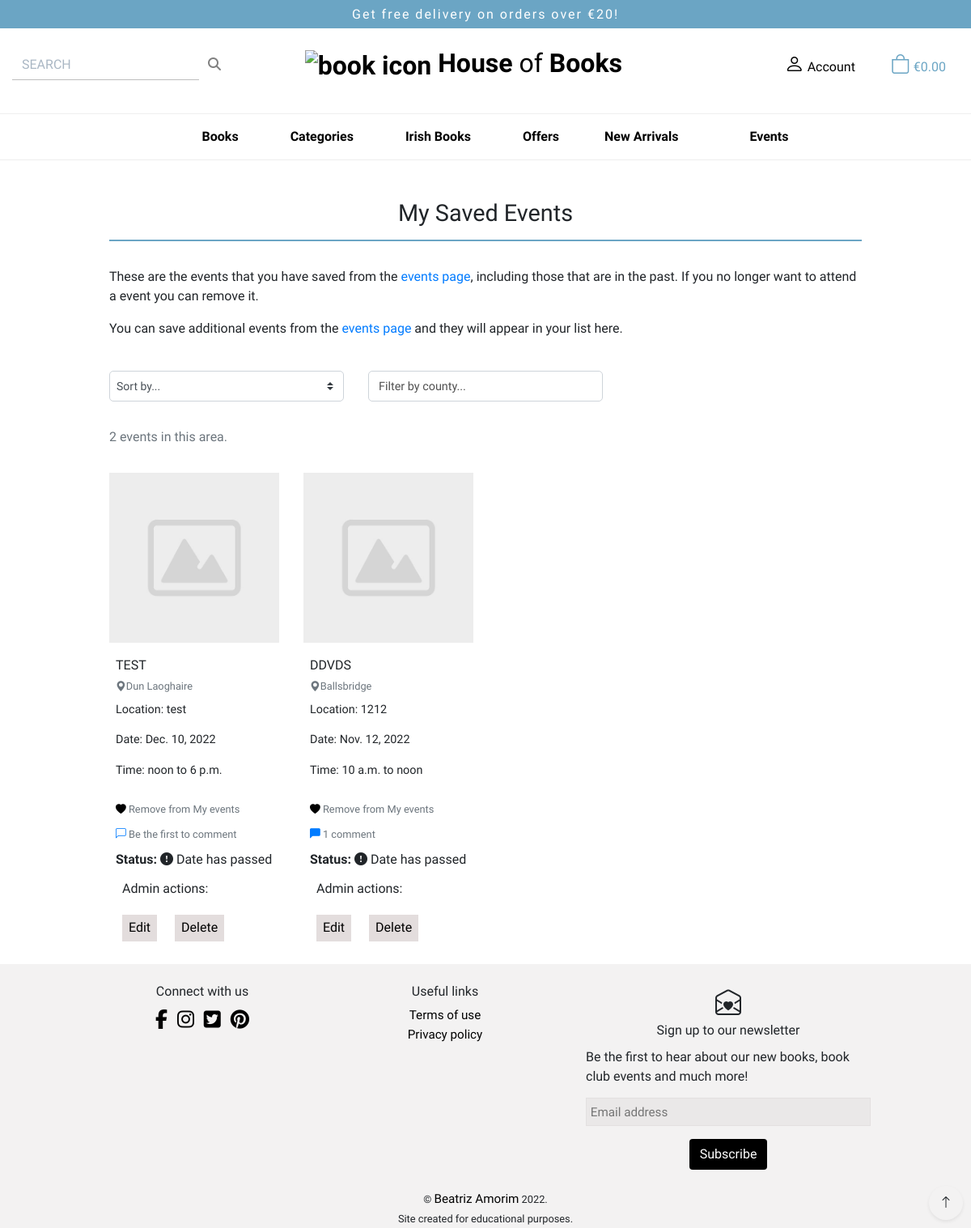
/profile/my_events/ (signed in), run on the app's committed database.
### events/models.py (models this page shows, shortened)
class Event(models.Model):
    class Meta:
        ordering = ['-date']
    name = models.CharField(max_length=50)
    location = models.CharField(max_length=100)
    county = models.ForeignKey(
        County, on_delete=models.CASCADE, related_name='events'
        )
    date = models.DateField()
    start_time = models.TimeField()
    end_time = models.TimeField()
    image = models.ImageField(null=True, blank=True)
    event_description = models.TextField()
    @property
    def date_passed(self):
        return self.date < datetime.date.today()

class County(models.Model):
    class Meta:
        verbose_name_plural = 'Counties'
        ordering = ['name']
    name = models.CharField(max_length=20, unique=True)
    friendly_name = models.CharField(max_length=20)

class Comment(models.Model):
    class Meta:
        ordering = ['created_on']
    author_comment = models.ForeignKey(
        User, on_delete=models.CASCADE, related_name='event_comments'
        )
    event = models.ForeignKey(
        Event, on_delete=models.CASCADE, related_name='comments'
        )
    comment = models.TextField()
    created_on = models.DateTimeField(auto_now_add=True)

### profiles/views.py (the view, shortened to what this page needs)
@login_required
def show_saved_events(request):
    user_profile = get_object_or_404(UserProfile, user=request.user)
    sort = None
    sort_direction = None
    saved_events = None
    county = None
    try:
        saved_events_list = get_object_or_404(
            SavedEventList, user=user_profile
            )
        saved_events = saved_events_list.event.all()
        all_events = saved_events.order_by('county')
    except Http404:
        saved_events_list = None
        all_events = None
    current_sorting = f'{sort}_{sort_direction}'
    context = {
        'saved_events_list': saved_events_list,
        'current_sorting': current_sorting,
        'events': saved_events,
        'current_county': county,
        'all_events': all_events,
        'on_my_events_page': True,
    }
    template = 'profiles/my_events.html'
    return render(request, template, context)

### bag/context.py (called while the page is built, shortened)
def bag_contents(request):
    bag_items = []
    total = 0
    product_count = 0
    bag = request.session.get('bag', {})
    if total < settings.FREE_DELIVERY_THRESHOLD:
        delivery = total * Decimal(settings.STANDARD_DELIVERY_PERCENTAGE / 100)
        free_delivery_delta = settings.FREE_DELIVERY_THRESHOLD - total
    else:
        delivery = 0
        free_delivery_delta = 0
    grand_total = delivery + total
    context = {
        'bag_items': bag_items,
        'total': total,
        'product_count': product_count,
        'delivery': delivery,
        'free_delivery_delta': free_delivery_delta,
        'free_delivery_threshold': settings.FREE_DELIVERY_THRESHOLD,
        'grand_total': grand_total,
    }
    return context

### profiles/templates/profiles/my_events.html (shortened to what this page needs)
{% extends "base.html" %}
{% load static %}
{% block extra_css %}
<link rel="stylesheet" href="{% static 'events/css/events.css' %}">
{% endblock %}
{% block content %}
<section class="container">
    <div class="row">
        <div class="col-12 pt-3">
            <h2 class="page-title line text-center">My Saved Events</h2>
        </div>
        <div class="col-12 mt-4 mb-4">
            {% if not saved_events_list %}
            <p class="fw-600 mb-5">You don't have any saved events. You can save events from the <a class="text-link"
                    href="{% url 'events' %}">events page</a> and once saved they will appear in your list here.</p>
            <a href="{% url 'events' %}" class="btn general-btn">Back to events</a>
            {% else %}
            <p>These are the events that you have saved from the <a href="{% url 'events' %}" class="text-link">events
                    page</a>, including those that are in the past. If you no longer want to
                attend a event you can remove it.</p>
            <p>You can save additional events from the <a href="{% url 'events' %}" class="text-link">events page</a>
                and they will appear in your list here.</p>
        </div>
    </div>
    <div class="row">
        <div class="col-12">
            {% include '../events/includes/events_sort_and_filter.html' %}
            <div class="row mt-3">
                {% for event in events %}
                <div class="col-12 col-sm-10 col-md-6 col-lg-4 col-xl-3 card-group">
                    <div class="card h-100 border-0">
                        <a href="{% url 'event_details' event.id %}">
                            {% if event.image %}
                            <img class="img-fluid" src="{{ event.image.url }}" alt="{{ event.name }}">
                            {% else %}
                            <img class="img-fluid" src="{{ MEDIA_URL }}default.png" alt="{{ event.name }}">
                            {% endif %}
                        </a>
                        <div class="card-body pt-3 pb-0 px-1 px-md-2">
                            <p class="card-title mb-0 text-uppercase">{{ event.name }}</p>
                            <p class="small mt-1 mb-2">
                                <a href="{% url 'my_events' %}?county={{event.county.name}}" class="text-muted">
                                    <i class="bi bi-geo-alt-fill icon"
                                        aria-hidden="true"></i>{{ event.county.friendly_name }}
                                </a>
                            </p>
                            <p class="details-event">Location: {{ event.location }}</p>
                            <p class="details-event">Date: {{ event.date }}</p>
                            <p class="details-event"> Time: {{ event.start_time }} to
                                {{ event.end_time }}</p>
                        </div>
                        <div class=" border-0 bg-white p-1 px-md-2 mb-4">
                            <form action="{% url 'update_my_events' event.id %}" method="POST">
                                <button type="submit" value="{{ event.id }}" name="event_id"
                                    class="bg-transparent border-0 p-0 my-2 small">
                                    <i class="bi bi-heart-fill icon" aria-hidden="true"></i>
                                    <span class="text-muted"> Remove from My events</span>
                                </button>
                            </form>
                            <a href="{% url 'event_details' event.id %}" class="small"
                                aria-label="'go to event details page to view comments or add comment">
                                {% if event.comments.all|length > 0 %}
                                <i class="bi bi-chat-left-fill icon" aria-hidden="true"></i>
                                <span class="text-muted">{{ event.comments.all|length }}
                                    comment{% if event.comments.all|length > 1 %}s{% endif %}</span>
                                {% else %}
                                <i class="bi-chat-left icon" aria-hidden="true"></i>
                                <span class="text-muted">Be the first to comment</span>
                                {% endif %}
                            </a>
                            <p class="font-90 mt-2 mb-1"><strong>Status: </strong>
                                <span class="font-90">{% if event.date_passed %}
                                    <i class="bi bi-exclamation-circle-fill icon" aria-hidden="true"></i> Date has
                                    passed {% else %} Upcoming {% endif %}
                                </span>
                            </p>
                            {% if request.user.is_superuser %}
                            <p class="px-2 pt-2">Admin actions: </p>
                            <div class="admin-link-container">
                                <div class="row update-btn">
                                    <div class="col">
                                        <button class="delete-edit-button edit mt-1"><a
                                                href="{% url 'edit_event' event.id %}">
                                                Edit</a></button>
                                    </div>
                                    <div class="col">
                                        <button class="delete-edit-button delete mt-1"><a
                                                href="#deleteeventModal{{ event.id }}" data-toggle="modal">
                                                Delete</a></button>
                                    </div>
                                </div>
                            </div>
                            {% endif %}
                        </div>
                    </div>
                </div>
                {% endfor %}
            </div>
        </div>
    </div>
    <div class="btt-button shadow-sm rounded-0">
        <a class="btt-link d-flex h-100 justify-content-center align-items-center" aria-label="Back to top">
            <i class="bi bi-arrow-up" aria-hidden="true"></i>
        </a>
    </div>
    {% endif %}
</section>
{% endblock %}

### static/css/base.css (style rules this page uses)
* { margin: 0; padding: 0; box-sizing: border-box; font-family: 'sora'; }
.btt-button { height: 42px; width: 42px; position: fixed; bottom: 10px; right: 10px; border-radius: 50% !important; }
.btt-link, .update-link, .remove-item { cursor: pointer; scroll-behavior: smooth; }
@media (min-width: 1200px) { .container { max-width: 80%; } }
.line { border-bottom: 2px solid #6ba5c4; padding-top: 2rem; padding-bottom: 1rem; }
.delete-edit-button { padding: 0.3rem 0.5rem; border: none; }
.delete-edit-button a { color: rgb(0, 0, 0); }
.edit { margin-left: -1rem; }

### events/static/events/css/events.css (style rules this page uses)
.page-title { font-size: 1.8rem; border-bottom: 2px solid #6ba5c4; padding-bottom: 1rem; }
.delete-edit-button { padding: 0.3rem 0.5rem; border: none; background-color: rgba(221, 213, 213, 0.808); margin-right: 0.5rem; }
.delete-edit-button a { color: rgb(0, 0, 0); }
.update-btn button { margin-left: -1rem; }
.admin-link-container { display: flex; justify-content: flex-start; margin-top: 1rem; margin-left: 1.5rem; }
.details-event { font-size: 0.9rem; }

### data on the page
Event: name (placeholder picture), name "TEST", county.friendly_name "Dun Laoghaire", location "test", date "Dec. 10, 2022", start_time "noon", end_time "6 p.m.", {{ event.id }} 2 (drawn), shows "Be the first to comment", shows "Date has passed"
Event: name "DDVDS", county.friendly_name "Ballsbridge", location "1212", date "Nov. 12, 2022", start_time "10 a.m.", end_time "noon", comments.all|length "1", shows "Date has passed"

### other printed values
{{ free_delivery_threshold }} "20"
{{ events|length }} "2"
